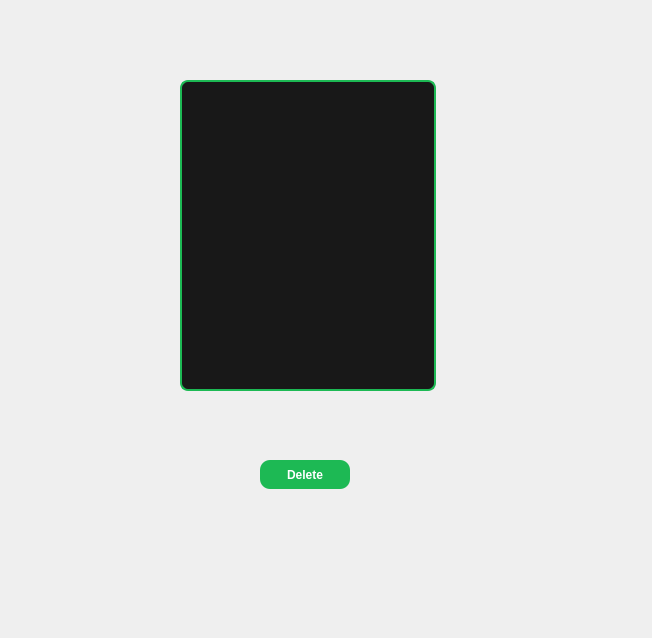
<?xml version="1.0" encoding="UTF-8"?>
<ui version="4.0">
 <class>selectAlbum2Window</class>
 <widget class="QWidget" name="selectAlbum2Window">
  <property name="geometry">
   <rect>
    <x>0</x>
    <y>0</y>
    <width>652</width>
    <height>638</height>
   </rect>
  </property>
  <property name="windowTitle">
   <string>Form</string>
  </property>
  <property name="styleSheet">
   <string notr="true">QLineEdit{
    background:#282828;
    border:2px solid #1DB954;
    border-radius:8px;
    color:white;
    padding:6px;
} QLabel{
    color:white;
    font-weight:bold;
}  QPushButton{
    background-color:#1DB954;
    color:white;
    border:none;
    border-radius:10px;
    padding:8px;
    font-weight:bold;
}

QPushButton:hover{
    background:#1ED760;
}

QPushButton:pressed{
    background:#169C46;
}
QComboBox{
    background:#282828;
    color:white;
    border:2px solid #1DB954;
    border-radius:8px;
    padding:6px;
} QListWidget{
    background:#181818;
    border:2px solid #1DB954;
    border-radius:8px;
    color:white;
}

QListWidget::item{
    padding:8px;
}

QListWidget::item:selected{
    background:#1DB954;
}</string>
  </property>
  <widget class="QListWidget" name="listWidget">
   <property name="geometry">
    <rect>
     <x>180</x>
     <y>80</y>
     <width>256</width>
     <height>311</height>
    </rect>
   </property>
  </widget>
  <widget class="QPushButton" name="pushButton">
   <property name="geometry">
    <rect>
     <x>260</x>
     <y>460</y>
     <width>90</width>
     <height>29</height>
    </rect>
   </property>
   <property name="text">
    <string>Delete</string>
   </property>
  </widget>
 </widget>
 <resources/>
 <connections/>
</ui>
